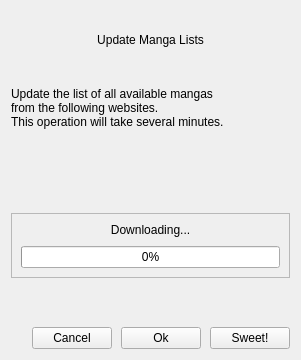
<?xml version="1.0" encoding="UTF-8"?>
<ui version="4.0">
 <class>UpdateMangaListsDialog</class>
 <widget class="QDialog" name="UpdateMangaListsDialog">
  <property name="geometry">
   <rect>
    <x>0</x>
    <y>0</y>
    <width>301</width>
    <height>360</height>
   </rect>
  </property>
  <property name="sizePolicy">
   <sizepolicy hsizetype="Preferred" vsizetype="Preferred">
    <horstretch>0</horstretch>
    <verstretch>0</verstretch>
   </sizepolicy>
  </property>
  <layout class="QVBoxLayout" name="v">
   <property name="spacing">
    <number>9</number>
   </property>
   <item>
    <widget class="QLabel" name="labelTitle">
     <property name="sizePolicy">
      <sizepolicy hsizetype="Preferred" vsizetype="Preferred">
       <horstretch>0</horstretch>
       <verstretch>0</verstretch>
      </sizepolicy>
     </property>
     <property name="text">
      <string>Update Manga Lists</string>
     </property>
     <property name="alignment">
      <set>Qt::AlignCenter</set>
     </property>
     <property name="margin">
      <number>20</number>
     </property>
    </widget>
   </item>
   <item>
    <widget class="QLabel" name="label_2">
     <property name="text">
      <string>Update the list of all available mangas 
from the following websites.
This operation will take several minutes.</string>
     </property>
     <property name="alignment">
      <set>Qt::AlignLeading|Qt::AlignLeft|Qt::AlignVCenter</set>
     </property>
     <property name="margin">
      <number>10</number>
     </property>
    </widget>
   </item>
   <item>
    <widget class="QFrame" name="frameMangaSources">
     <property name="frameShape">
      <enum>QFrame::NoFrame</enum>
     </property>
     <property name="frameShadow">
      <enum>QFrame::Plain</enum>
     </property>
     <layout class="QVBoxLayout" name="verticalLayout_2">
      <property name="spacing">
       <number>9</number>
      </property>
     </layout>
    </widget>
   </item>
   <item>
    <widget class="QFrame" name="frameProgress">
     <property name="frameShape">
      <enum>QFrame::StyledPanel</enum>
     </property>
     <property name="frameShadow">
      <enum>QFrame::Raised</enum>
     </property>
     <layout class="QVBoxLayout" name="verticalLayout_3">
      <property name="spacing">
       <number>9</number>
      </property>
      <item>
       <widget class="QLabel" name="labelProgress">
        <property name="text">
         <string>Downloading...</string>
        </property>
        <property name="alignment">
         <set>Qt::AlignCenter</set>
        </property>
       </widget>
      </item>
      <item>
       <widget class="QProgressBar" name="progressBar">
        <property name="value">
         <number>0</number>
        </property>
        <property name="textVisible">
         <bool>true</bool>
        </property>
       </widget>
      </item>
     </layout>
    </widget>
   </item>
   <item>
    <spacer name="verticalSpacer">
     <property name="orientation">
      <enum>Qt::Vertical</enum>
     </property>
     <property name="sizeType">
      <enum>QSizePolicy::Fixed</enum>
     </property>
     <property name="sizeHint" stdset="0">
      <size>
       <width>20</width>
       <height>40</height>
      </size>
     </property>
    </spacer>
   </item>
   <item>
    <layout class="QHBoxLayout" name="horizontalLayout">
     <property name="spacing">
      <number>9</number>
     </property>
     <item>
      <spacer name="horizontalSpacer">
       <property name="orientation">
        <enum>Qt::Horizontal</enum>
       </property>
       <property name="sizeHint" stdset="0">
        <size>
         <width>40</width>
         <height>20</height>
        </size>
       </property>
      </spacer>
     </item>
     <item>
      <widget class="QPushButton" name="pushButtonCancel">
       <property name="focusPolicy">
        <enum>Qt::NoFocus</enum>
       </property>
       <property name="text">
        <string> Cancel </string>
       </property>
      </widget>
     </item>
     <item>
      <widget class="QPushButton" name="pushButtonOk">
       <property name="enabled">
        <bool>true</bool>
       </property>
       <property name="focusPolicy">
        <enum>Qt::NoFocus</enum>
       </property>
       <property name="text">
        <string> Ok </string>
       </property>
      </widget>
     </item>
     <item>
      <widget class="QPushButton" name="pushButtonFinish">
       <property name="focusPolicy">
        <enum>Qt::NoFocus</enum>
       </property>
       <property name="text">
        <string>Sweet!</string>
       </property>
      </widget>
     </item>
    </layout>
   </item>
  </layout>
 </widget>
 <resources/>
 <connections/>
</ui>
